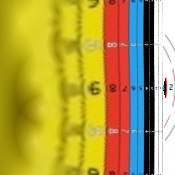
#> input picture 4_geraden_linien_finden/log_polar_kovertiert.bmp, 175 x 175 px
$ python geraden_linien_finden.py   (older library calls are emulated)
#> lines starting #> are read from the running program, lines starting #| are printed output that depends on the picture; after the words box and inside, x2 and y2 are one past the last pixel; in counts of white or black regions, pixels touching at a corner belong together
import cv2
import numpy as np
import math


def is_vertical(img_src, line):
    tolerance = 10
    coords = line[0]
    angle = math.atan2(coords[3] - coords[1], coords[2] - coords[0]) * 180.0 / math.pi
    edge = img_src.shape[0] * 0.66
    out_of_bounds = coords[0] < edge and coords[2] < edge
    return math.fabs(90 - math.fabs(angle)) <= tolerance and not out_of_bounds

def geraden_linien_finden( src ):
#> called with src = 'log_polar_kovertiert.bmp'
    polar = cv2.imread( src )
#> polar is the input picture: shape (175, 175, 3); mean B, G, R 68.9, 159, 180

    sobel = cv2.Sobel(polar, cv2.CV_16S, 1, 0)
    kernel = cv2.getStructuringElement(shape=cv2.MORPH_RECT, ksize=(1, 5))
    img = cv2.convertScaleAbs(sobel)
    img = cv2.cvtColor(img, cv2.COLOR_BGR2GRAY)
#> img: shape (175, 175)
    img = cv2.threshold(img, 0, 255, cv2.THRESH_BINARY + cv2.THRESH_OTSU)[1]
#> img: shape (175, 175); 13.5% white; 129 white regions (107 under 20 px), largest, box (x1, y1, x2, y2) and area: (150, 0, 156, 175) 661, (139, 0, 149, 175) 655, (126, 0, 132, 175) 604
    img = cv2.morphologyEx(img, cv2.MORPH_OPEN, kernel)
#> img: shape (175, 175); 11.6% white; 68 white regions (43 under 20 px), largest, box (x1, y1, x2, y2) and area: (127, 0, 132, 175) 552, (101, 0, 107, 175) 505, (153, 0, 156, 175) 476
    img = cv2.morphologyEx(img, cv2.MORPH_CLOSE, kernel)
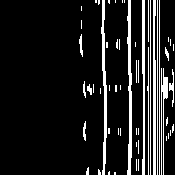
#> img: shape (175, 175); 11.8% white; 56 white regions (38 under 20 px), largest, box (x1, y1, x2, y2) and area: (127, 0, 132, 175) 557, (101, 0, 107, 175) 510, (153, 0, 156, 175) 481


    lines = cv2.HoughLinesP(img, 1, math.pi / 180, 15, img.shape[0] / 5, 10)
#> lines = 48 rows, first 6: [157, 174, 157, 0], [104, 33, 106, 137], [129, 174, 129, 0], [130, 174, 130, 0], [143, 174, 143, 0], [153, 174, 153, 0]
    vertical = [line for line in lines if is_vertical(img, line)]
#> vertical = 33 items, first 6: [[157, 174, 157, 0]], [[129, 174, 129, 0]], [[130, 174, 130, 0]], [[143, 174, 143, 0]], [[153, 174, 153, 0]], [[144, 174, 144, 0]]
    correct_lines = len(vertical)
#> correct_lines = 33

    return correct_lines

print( geraden_linien_finden( 'log_polar_kovertiert.bmp' ) )
print( geraden_linien_finden( 'log_polar_kovertiert_hls.jpeg' ) )
#> call 2 of geraden_linien_finden, with src = 'log_polar_kovertiert_hls.jpeg'
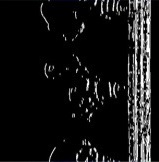
#> input picture 4_geraden_linien_finden/log_polar_kovertiert_hls.jpeg, 159 x 162 px
#> in geraden_linien_finden, polar is the input picture: shape (162, 159, 3); mean B, G, R 21.2, 21, 21
#> in geraden_linien_finden (call 2), `img = cv2.threshold(img, 0, 255, cv2.THRESH_BINARY + cv2.THRESH_OTSU)[1]`: img: shape (162, 159); 19.4% white; 60 white regions (37 under 20 px), largest, box (x1, y1, x2, y2) and area: (126, 0, 152, 162) 3233, (107, 81, 121, 99) 152, (111, 0, 126, 16) 137
#> in geraden_linien_finden (call 2), `img = cv2.morphologyEx(img, cv2.MORPH_OPEN, kernel)`: img: shape (162, 159); 15.8% white; 60 white regions (41 under 20 px), largest, box (x1, y1, x2, y2) and area: (127, 0, 152, 162) 2864, (108, 81, 117, 99) 110, (111, 0, 120, 16) 96
#> in geraden_linien_finden (call 2), `img = cv2.morphologyEx(img, cv2.MORPH_CLOSE, kernel)`: img: shape (162, 159); 16.5% white; 58 white regions (40 under 20 px), largest, box (x1, y1, x2, y2) and area: (127, 0, 152, 162) 3056, (108, 81, 117, 99) 110, (111, 0, 120, 16) 101
#> in geraden_linien_finden (call 2), `lines = cv2.HoughLinesP(img, 1, math.pi / 180, 15, img.shape[0] / 5, 10)`: lines = 94 rows, first 6: [140, 161, 151, 0], [132, 114, 137, 58], [147, 125, 147, 161], [139, 157, 139, 144], [136, 161, 136, 145], [137, 161, 144, 13]
#> in geraden_linien_finden (call 2), `vertical = [line for line in lines if is_vertical(img, line)]`: vertical = 81 items, first 6: [[140, 161, 151, 0]], [[132, 114, 137, 58]], [[147, 125, 147, 161]], [[139, 157, 139, 144]], [[136, 161, 136, 145]], [[137, 161, 144, 13]]
#> in geraden_linien_finden (call 2), `correct_lines = len(vertical)`: correct_lines = 81

print( geraden_linien_finden( 'log_polar_kovertiert2.bmp' ) )
#> call 3 of geraden_linien_finden, with src = 'log_polar_kovertiert2.bmp'
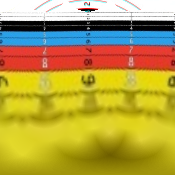
#> input picture 4_geraden_linien_finden/log_polar_kovertiert2.bmp, 175 x 175 px
#> in geraden_linien_finden, polar is the input picture: shape (175, 175, 3); mean B, G, R 68.9, 159, 180
#> in geraden_linien_finden (call 3), `img = cv2.threshold(img, 0, 255, cv2.THRESH_BINARY + cv2.THRESH_OTSU)[1]`: img: shape (175, 175); 4.6% white in thin lines or dots, all inside (x1, y1, x2, y2) = (1, 0, 174, 110)
#> in geraden_linien_finden (call 3), `img = cv2.morphologyEx(img, cv2.MORPH_OPEN, kernel)`:
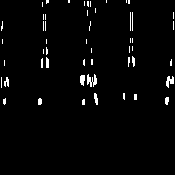
#> img: shape (175, 175); 2.4% white in thin lines or dots, all inside (x1, y1, x2, y2) = (1, 0, 174, 105)
#> in geraden_linien_finden (call 3), `lines = cv2.HoughLinesP(img, 1, math.pi / 180, 15, img.shape[0] / 5, 10)`: lines = [[43, 30, 43, 14], [128, 66, 129, 46], [96, 94, 97, 104], [45, 30, 45, 16], [173, 23, 173, 12], [132, 30, 132, 12], [87, 2, 87, 12], [46, 63, 46, 39], [47, 63, 47, 49]]
#> in geraden_linien_finden (call 3), `vertical = [line for line in lines if is_vertical(img, line)]`: vertical = [[[128, 66, 129, 46]], [[173, 23, 173, 12]], [[132, 30, 132, 12]]]
#> in geraden_linien_finden (call 3), `correct_lines = len(vertical)`: correct_lines = 3
print( geraden_linien_finden( 'log_polar_kovertiert_hls2.jpeg' ) )
#> call 4 of geraden_linien_finden, with src = 'log_polar_kovertiert_hls2.jpeg'
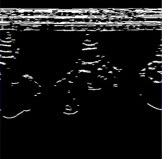
#> input picture 4_geraden_linien_finden/log_polar_kovertiert_hls2.jpeg, 162 x 159 px
#> in geraden_linien_finden, polar is the input picture: shape (159, 162, 3); mean B, G, R 21.1, 20.9, 20.9
#> in geraden_linien_finden (call 4), `sobel = cv2.Sobel(polar, cv2.CV_16S, 1, 0)`:
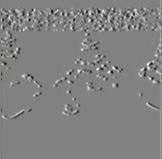
#> sobel: shape (159, 162, 3) int16; mean B, G, R 0.6, 0.6, 0.5; drawn with min black and max white
#> in geraden_linien_finden (call 4), `img = cv2.threshold(img, 0, 255, cv2.THRESH_BINARY + cv2.THRESH_OTSU)[1]`: img: shape (159, 162); 12% white in thin lines or dots
#> in geraden_linien_finden (call 4), `img = cv2.morphologyEx(img, cv2.MORPH_OPEN, kernel)`:
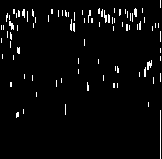
#> img: shape (159, 162); 3.4% white in thin lines or dots
#> in geraden_linien_finden (call 4), `img = cv2.morphologyEx(img, cv2.MORPH_CLOSE, kernel)`: img: shape (159, 162); 3.4% white in thin lines or dots
#> in geraden_linien_finden (call 4), `lines = cv2.HoughLinesP(img, 1, math.pi / 180, 15, img.shape[0] / 5, 10)`: lines = [[160, 41, 160, 31], [160, 158, 160, 110], [10, 32, 10, 47]]
#> in geraden_linien_finden (call 4), `vertical = [line for line in lines if is_vertical(img, line)]`: vertical = [[[160, 41, 160, 31]], [[160, 158, 160, 110]]]
#> in geraden_linien_finden (call 4), `correct_lines = len(vertical)`: correct_lines = 2
